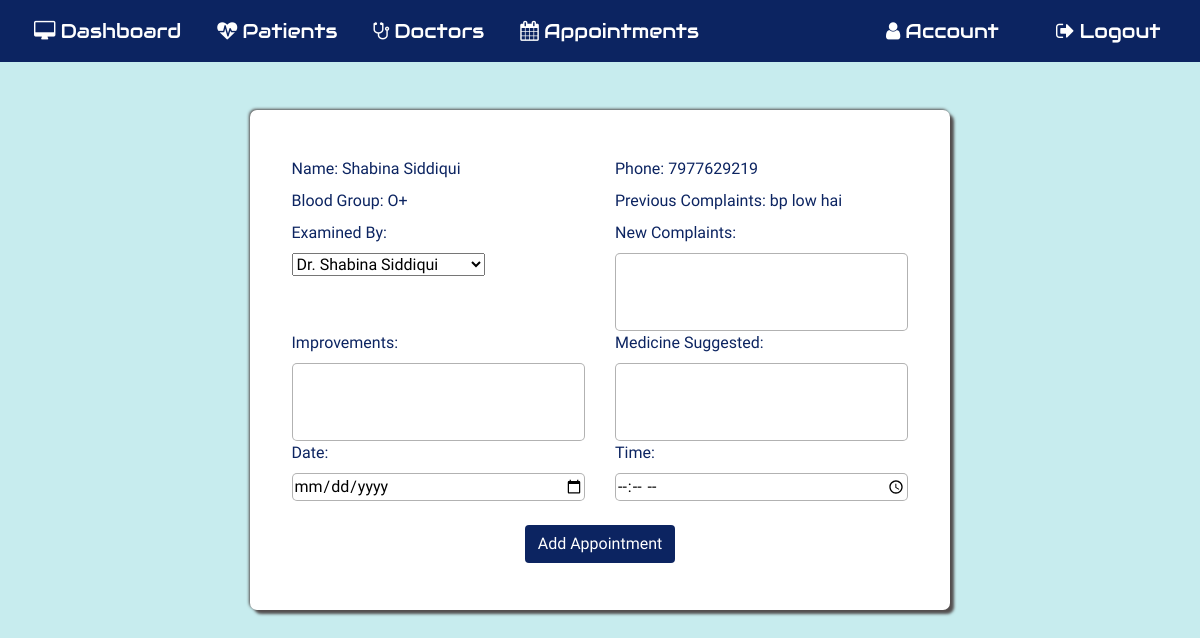
The app's page /addappointment/1 (signed in) with its own data.
### application/routes.py (models this page shows, shortened)
class Patient(db.Model):
  __tablename__ = 'Patient'
  id = db.Column(db.Integer, primary_key=True)
  pname = db.Column(db.String(20))
  age= db.Column(db.String(20))
  phone=db.Column(db.String(20))
  gender=db.Column(db.String(10))
  bgroup=db.Column(db.String(5))
  state=db.Column(db.String(15))
  address=db.Column(db.String(100))
  mstatus=db.Column(db.String(10))
  complaint=db.Column(db.String(5000))
  improvement=db.Column(db.String(5000))
  medicine_suggested=db.Column(db.String(5000))
  pat_image = db.Column(db.String(20), nullable=False, default='default.jpg')

### application/routes.py (the view, shortened to what this page needs)
@app.route('/addappointment/<id>',methods=['POST','GET'])
def addappointment(id):
  if 'username' in session:
    addapp = Patient.query.filter_by(id=id).first()
    docdetail= Doctor.query.all()
  return render_template('addappointment.html',addapp=addapp, docdetail=docdetail)

### application/templates/addappointment.html
{% extends 'layout.html' %}{% include 'includes/nav.html' %} {% block content%}
<section id="addapp">
  <div class="addapp-container mt-5">
    <form action="" method="POST">
      <div class="row">
        <div class="col-6">
          <label for="">Name:&nbsp;{{ addapp.pname }}</label>
        </div>
        <div class="col-6">
          <label for="">Phone:&nbsp;{{addapp.phone}}</label>
        </div>
      </div>
      <div class="row">
        <div class="col-6">
          <label for="">Blood Group:&nbsp;{{ addapp.bgroup }}</label>
        </div>
        <div class="col-6">
          <label for="">Previous Complaints:&nbsp;{{addapp.complaint}}</label>
        </div>
      </div>
      <div class="row">
        <div class="col-6">
          <label for="examinedby">Examined By:&nbsp;</label>
          <select name="examinedby" id="examinedby">
            {% for i in docdetail %}
            <option value="{{ i.dname }}">{{ i.dname }}</option>
            {% endfor %}
          </select>
        </div>
        <div class="col-6">
          <label for="complaint">New Complaints:&nbsp;</label>
          <textarea name="complaint" id="" cols="15" rows="3"></textarea>
        </div>
      </div>
      <div class="row">
        <div class="col-6">
          <label for="improvements">Improvements:&nbsp;</label>
          <textarea name="improvements" id="" cols="15" rows="3"></textarea>
        </div>
        <div class="col-6">
          <label for="medicine_suggested">Medicine Suggested:&nbsp;</label>
          <textarea
            name="medicine_suggested"
            id=""
            cols="15"
            rows="3"
          ></textarea>
        </div>
      </div>
      <div class="row">
        <div class="col-6">
          <label for="date">Date:&nbsp;</label>
          <input name="date" type="date" />
        </div>
        <div class="col-6">
          <label for="time">Time:&nbsp;</label>
          <input name="time" type="time" />
        </div>
      </div>
      <div class="row mt-4 justify-content-center">
        <button class="btn addapp-btn" type="submit">Add Appointment</button>
      </div>
    </form>
  </div>
</section>
{% endblock content%}

### application/static/main.css (style rules this page uses)
body { background: #c7ecee; width: 100vw; background-size: cover; background-position: center; font-family: "Dosis", sans-serif; }

### application/static/patrcd.css (style rules this page uses)
body { counter-reset: Serial; }

### application/static/appointment.css (style rules this page uses)
#addapp { display: flex; flex-direction: column; justify-content: center; align-items: center; }
.addapp-btn { background: #0c2461; color: white; }
.addapp-container { display: flex; align-items: center; justify-content: center; width: 700px; height: 500px; background: white; border-radius: 7px; box-shadow: 4px 4px 3px rgb(83, 78, 78), -1px -1px 3px rgb(83, 78, 78); }

### application/static/commonstyle.css (style rules this page uses)
label { color: #0c2461; }
textarea { vertical-align: top; width: 100%; border: 1px solid rgba(0, 0, 0, 0.3); border-radius: 5px; resize: none; }
input { width: 100%; border: 1px solid rgba(0, 0, 0, 0.3); border-radius: 5px; }

### records on screen
Patient: pname "Shabina Siddiqui", phone "7977629219", bgroup "O+", complaint "bp low hai"

### other values on screen
form field examinedby "Dr. Shabina Siddiqui"
